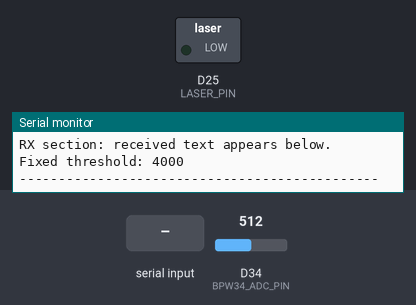
A sketch run on a simulated Arduino Due. Shown: switched loads named in the sketch (green lamp = pin HIGH), the last lines printed to the serial monitor. Inputs (shaded band) come from the test bench; at power-on: D34 (BPW34_ADC_PIN) = 512 (analog values on the 0–1023 scale).

Above: at 1.7 s.
1.8 s: "1\n" received over Serial
At 2.4 s:
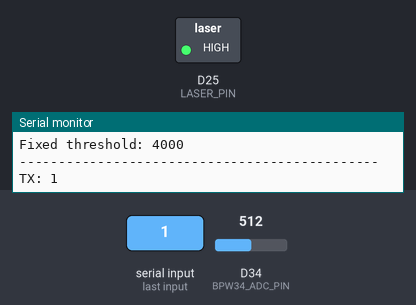
4.8 s: "0\n" received over Serial
Timing chart, 0 to 11.0 s (numbered marks = the images above; inputs shaded):
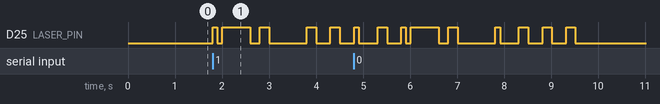

The sketch:

01_low_speed_bidirectional_10Hz_threshold4000.ino
```cpp
#include <Arduino.h>

#define LASER_PIN      25
#define BPW34_ADC_PIN  34

static const uint32_t SERIAL_BAUD = 115200;
static const uint16_t THRESHOLD = 4000;
static const uint32_t BIT_US = 100000;

enum TxState { TX_IDLE, TX_START, TX_BITS, TX_STOP, TX_GAP };
enum RxState { RX_WAIT_IDLE, RX_WAIT_START, RX_BITS, RX_STOP };

TxState txState = TX_IDLE;
RxState rxState = RX_WAIT_IDLE;

uint8_t txByte = 0;
uint8_t rxByte = 0;
uint8_t txBit = 0;
uint8_t rxBit = 0;
uint32_t txNextUs = 0;
uint32_t rxNextUs = 0;

static const uint16_t TX_BUF_SIZE = 256;
static const uint16_t RX_BUF_SIZE = 256;
uint8_t txBuf[TX_BUF_SIZE];
uint8_t rxBuf[RX_BUF_SIZE];
volatile uint16_t txHead = 0, txTail = 0;
volatile uint16_t rxHead = 0, rxTail = 0;

uint16_t nextIndex(uint16_t i, uint16_t size) { return (i + 1) % size; }

bool txPush(uint8_t b) {
  uint16_t n = nextIndex(txHead, TX_BUF_SIZE);
  if (n == txTail) return false;
  txBuf[txHead] = b;
  txHead = n;
  return true;
}

bool txPop(uint8_t &b) {
  if (txHead == txTail) return false;
  b = txBuf[txTail];
  txTail = nextIndex(txTail, TX_BUF_SIZE);
  return true;
}

bool rxPush(uint8_t b) {
  uint16_t n = nextIndex(rxHead, RX_BUF_SIZE);
  if (n == rxTail) return false;
  rxBuf[rxHead] = b;
  rxHead = n;
  return true;
}

bool rxPop(uint8_t &b) {
  if (rxHead == rxTail) return false;
  b = rxBuf[rxTail];
  rxTail = nextIndex(rxTail, RX_BUF_SIZE);
  return true;
}

inline bool opticalBitHigh() {
  return analogRead(BPW34_ADC_PIN) >= THRESHOLD;
}

inline void laserWriteBit(bool bitValue) {
  digitalWrite(LASER_PIN, bitValue ? HIGH : LOW);
}

void drawMenu() {
  Serial.println();
  Serial.println(F("=============================================="));
  Serial.println(F(" SH2 OPTICAL FIBRE TRANSCEIVER - 10 Hz TEST"));
  Serial.println(F("=============================================="));
  Serial.println(F("TX section: type text and press Enter."));
  Serial.println(F("RX section: received text appears below."));
  Serial.print  (F("Fixed threshold: "));
  Serial.println(THRESHOLD);
  Serial.println(F("----------------------------------------------"));
}

void queueTextForTransmission(const String &msg) {
  Serial.print(F("TX: "));
  Serial.println(msg);

  uint8_t len = (uint8_t)min((int)msg.length(), 240);
  uint8_t crc = len;

  txPush(0x7E);
  txPush(len);
  for (uint8_t i = 0; i < len; i++) {
    uint8_t b = (uint8_t)msg[i];
    txPush(b);
    crc ^= b;
  }
  txPush(crc);
}

void txTask() {
  uint32_t now = micros();

  switch (txState) {
    case TX_IDLE:
      if (txPop(txByte)) {
        txBit = 0;
        txNextUs = now;
        txState = TX_START;
      }
      break;

    case TX_START:
      if ((int32_t)(now - txNextUs) >= 0) {
        laserWriteBit(true);
        txNextUs += BIT_US;
        txState = TX_BITS;
      }
      break;

    case TX_BITS:
      if ((int32_t)(now - txNextUs) >= 0) {
        laserWriteBit((txByte >> txBit) & 0x01);
        txBit++;
        txNextUs += BIT_US;
        if (txBit >= 8) txState = TX_STOP;
      }
      break;

    case TX_STOP:
      if ((int32_t)(now - txNextUs) >= 0) {
        laserWriteBit(false);
        txNextUs += BIT_US;
        txState = TX_GAP;
      }
      break;

    case TX_GAP:
      if ((int32_t)(now - txNextUs) >= 0) txState = TX_IDLE;
      break;
  }
}

void rxTask() {
  uint32_t now = micros();

  switch (rxState) {
    case RX_WAIT_IDLE:
      if (!opticalBitHigh()) rxState = RX_WAIT_START;
      break;

    case RX_WAIT_START:
      if (opticalBitHigh()) {
        rxByte = 0;
        rxBit = 0;
        rxNextUs = now + BIT_US + (BIT_US / 2);
        rxState = RX_BITS;
      }
      break;

    case RX_BITS:
      if ((int32_t)(now - rxNextUs) >= 0) {
        if (opticalBitHigh()) rxByte |= (1 << rxBit);
        rxBit++;
        rxNextUs += BIT_US;
        if (rxBit >= 8) rxState = RX_STOP;
      }
      break;

    case RX_STOP:
      if ((int32_t)(now - rxNextUs) >= 0) {
        rxPush(rxByte);
        rxState = RX_WAIT_IDLE;
      }
      break;
  }
}

uint8_t pState = 0;
uint8_t pLen = 0;
uint8_t pIdx = 0;
uint8_t pCrc = 0;
char payload[241];

void parseReceivedBytes() {
  uint8_t b;
  while (rxPop(b)) {
    switch (pState) {
      case 0:
        if (b == 0x7E) pState = 1;
        break;

      case 1:
        pLen = b;
        pIdx = 0;
        pCrc = b;
        if (pLen > 240) pState = 0;
        else pState = (pLen == 0) ? 3 : 2;
        break;

      case 2:
        payload[pIdx++] = (char)b;
        pCrc ^= b;
        if (pIdx >= pLen) pState = 3;
        break;

      case 3:
        payload[pLen] = '\0';
        if (b == pCrc) {
          Serial.print(F("RX: "));
          Serial.println(payload);
        } else {
          Serial.println(F("RX: packet rejected - checksum failed"));
        }
        pState = 0;
        break;
    }
  }
}

void readSerialInput() {
  static String input = "";

  while (Serial.available()) {
    char c = (char)Serial.read();
    if (c == '\r') continue;
    if (c == '\n') {
      if (input.length() > 0) {
        queueTextForTransmission(input);
        input = "";
      }
    } else {
      input += c;
      if (input.length() >= 240) {
        queueTextForTransmission(input);
        input = "";
      }
    }
  }
}

void setup() {
  Serial.begin(SERIAL_BAUD);
  pinMode(LASER_PIN, OUTPUT);
  digitalWrite(LASER_PIN, LOW);
  analogReadResolution(12);
  delay(500);
  drawMenu();
}

void loop() {
  readSerialInput();
  txTask();
  rxTask();
  parseReceivedBytes();
}
```

Measured:
- after the input at 1.8 s, D25 (LASER_PIN): LOW → HIGH at once, → LOW 0.10 s later, → HIGH 0.10 s later, → LOW 0.60 s later, … (10 changes in this stretch)
